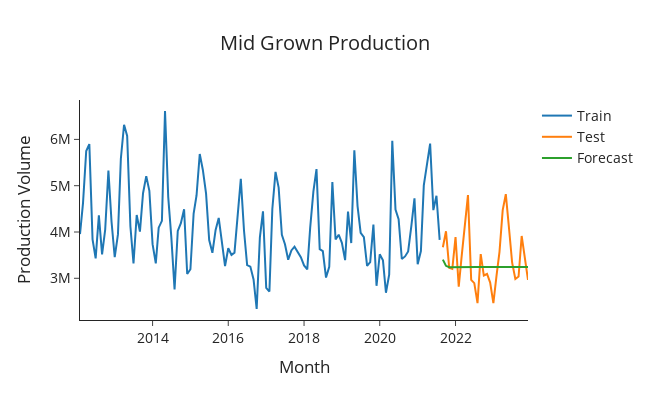

Notebook code cell kept with this figure:
### Code cell
# Plot the forecasts
plot_forecasts(forecasts, 'Mid Grown Production')
